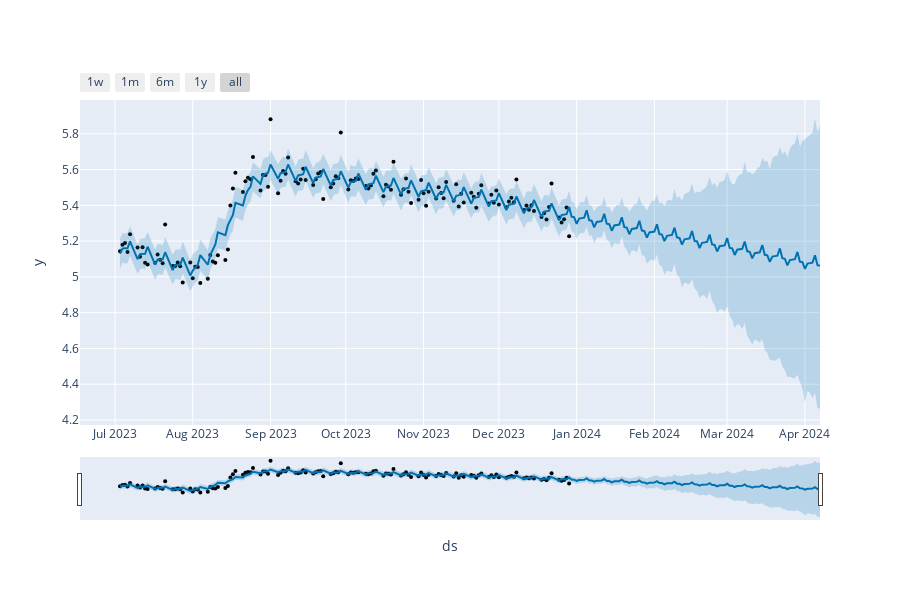

Notebook code cell kept with this figure:
### Code cell
# Previsão de Preços Médios usando Prophet
data_frame_prophet = pdf_tendencias[['Data da Coleta', 'media_valor_diaria']].rename(columns={'Data da Coleta': 'ds', 'media_valor_diaria': 'y'})

model_prophet = Prophet(daily_seasonality=True)
model_prophet.fit(data_frame_prophet)

future_dates_prophet = model_prophet.make_future_dataframe(periods=100)
forecast_prophet = model_prophet.predict(future_dates_prophet)

fig_prophet = plot_plotly(model_prophet, forecast_prophet)
fig_prophet.show()

### Figure 1 — Plotly figure (JSON) as saved in the notebook; plotly's stock layout.template omitted (floating-point values rounded to 4 significant figures; data arrays with more than 128 entries replaced by an {"elided": "..."} marker saying what was removed)
{"data": [{"marker": {"color": "black", "size": 4}, "mode": "markers", "name": "Actual", "type": "scatter", "x": {"elided": "130 str values"}, "y": {"elided": "130 float values"}}, {"hoverinfo": "skip", "line": {"width": 0}, "mode": "lines", "type": "scatter", "x": {"elided": "230 str values"}, "y": {"elided": "230 float values"}}, {"fill": "tonexty", "fillcolor": "rgba(0, 114, 178, 0.2)", "line": {"color": "#0072B2", "width": 2}, "mode": "lines", "name": "Predicted", "type": "scatter", "x": {"elided": "230 str values"}, "y": {"elided": "230 float values"}}, {"fill": "tonexty", "fillcolor": "rgba(0, 114, 178, 0.2)", "hoverinfo": "skip", "line": {"width": 0}, "mode": "lines", "type": "scatter", "x": {"elided": "230 str values"}, "y": {"elided": "230 float values"}}], "layout": {"height": 600, "showlegend": false, "width": 900, "xaxis": {"rangeselector": {"buttons": [{"count": 7, "label": "1w", "step": "day", "stepmode": "backward"}, {"count": 1, "label": "1m", "step": "month", "stepmode": "backward"}, {"count": 6, "label": "6m", "step": "month", "stepmode": "backward"}, {"count": 1, "label": "1y", "step": "year", "stepmode": "backward"}, {"step": "all"}]}, "rangeslider": {"visible": true}, "title": {"text": "ds"}, "type": "date"}, "yaxis": {"title": {"text": "y"}}}}
